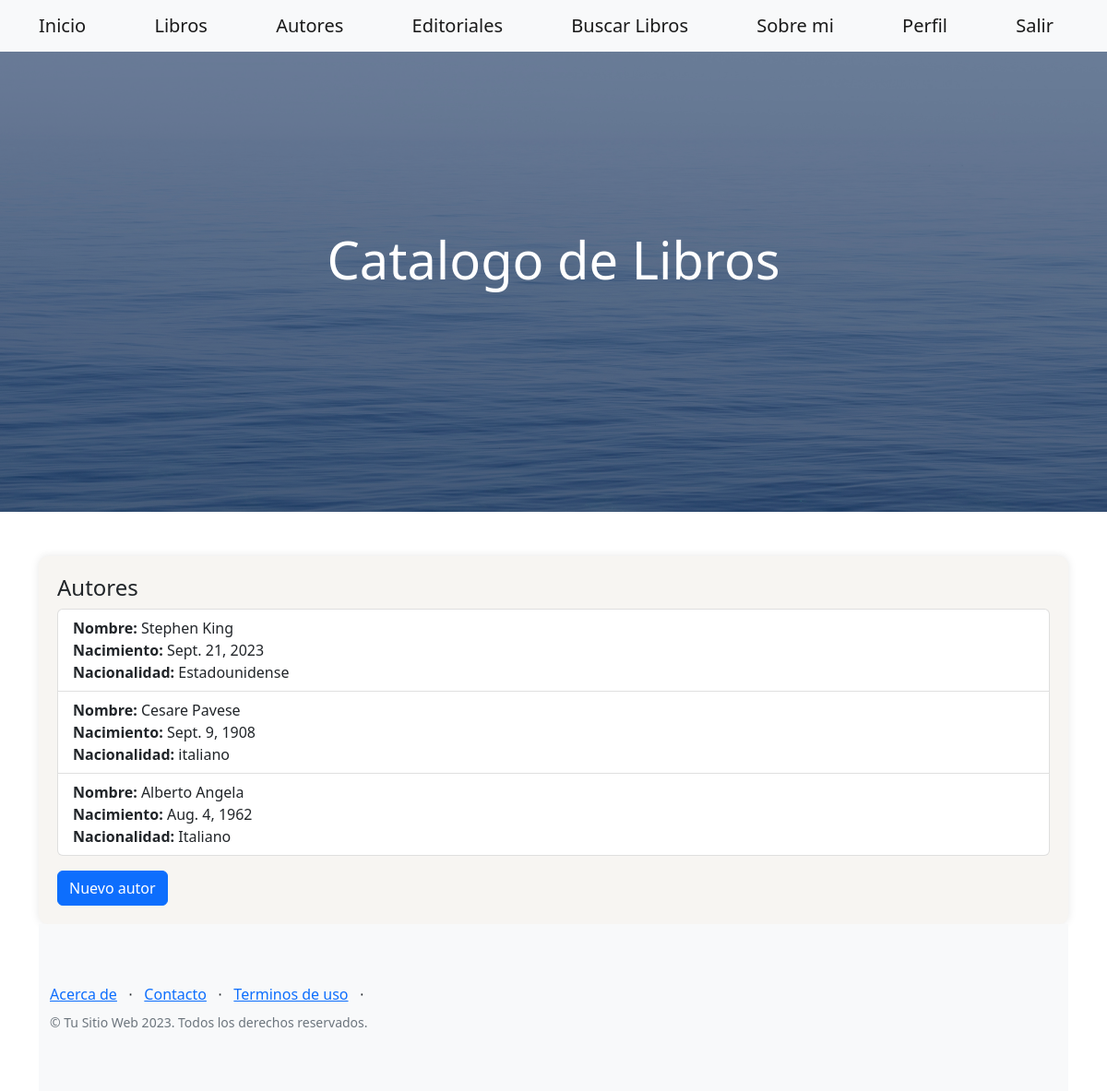
The app's page /AppLibros/autores/ (signed in), older data.
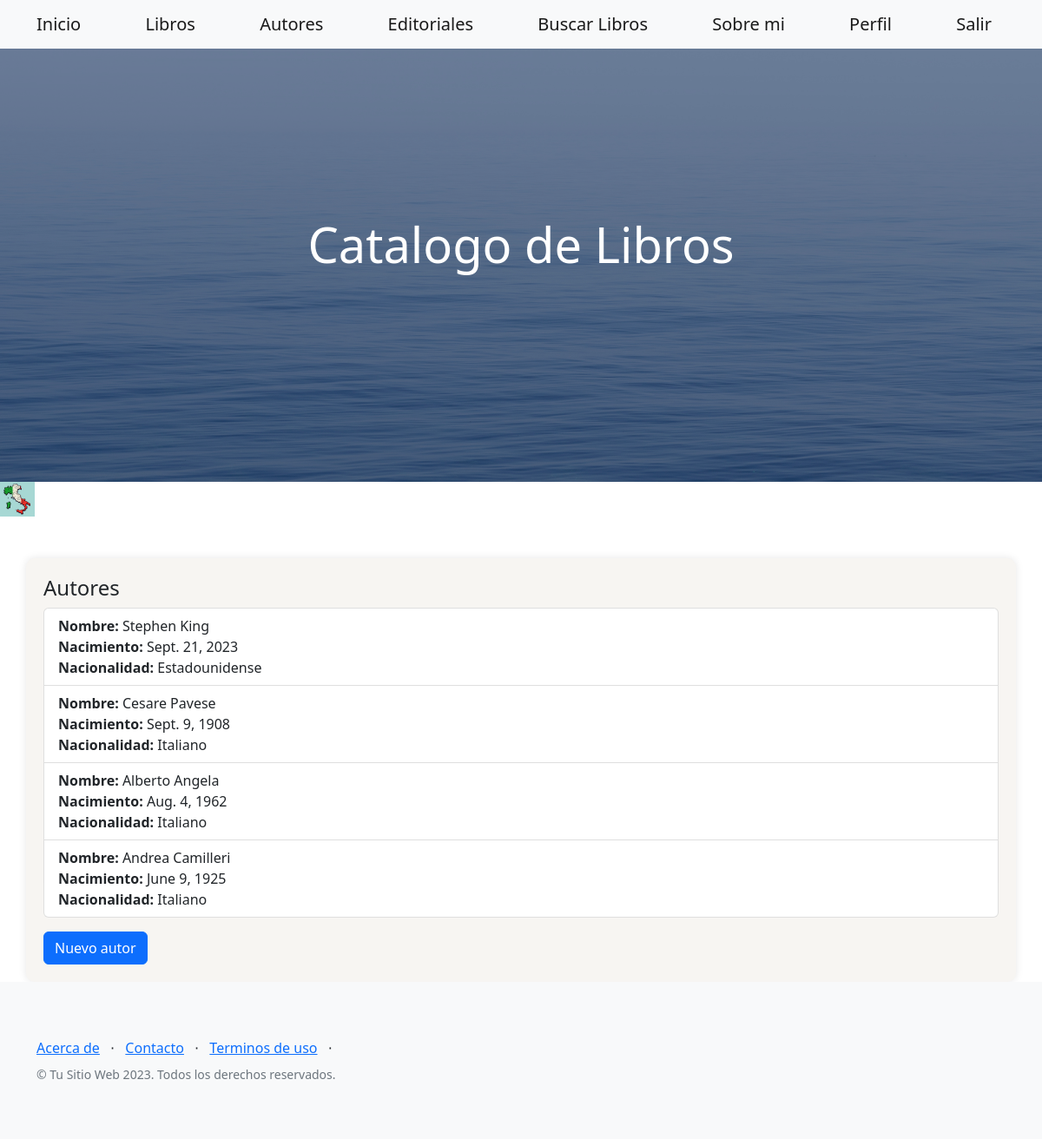
The same page, newer data.
### AppLibros/models.py (models this page shows, shortened)
class Autor(models.Model):
    nombre = models.CharField(max_length=50)
    fecha_nacimiento = models.DateField()
    nacionalidad = models.CharField(max_length=50)

class Avatar(models.Model):
    user = models.OneToOneField(User, on_delete=models.CASCADE)
    imagen = models.ImageField(upload_to='avatares', null=True, blank = True)

### AppLibros/views.py (the view)
# urls.py: path('AppLibros/autores/', views.autores, name='autores'),
def autores(request):
    autores = Autor.objects.all()
    return render(request, 'autores.html', {'autores': autores})

### AppLibros/templates/autores.html
{% extends 'index.html' %}
{% block content %}
    <div class="container mt-5" style="background-color: #f7f5f2; padding: 20px; border-radius: 10px; box-shadow: 0 0 10px rgba(0, 0, 0, 0.1);">
        <h4>Autores</h4>
        <ul class="list-group">
            {% for autor in autores %}
                <li class="list-group-item">
                    <strong>Nombre: </strong> {{ autor.nombre }}<br>
                    <strong>Nacimiento: </strong> {{ autor.fecha_nacimiento }}<br>
                    <strong>Nacionalidad: </strong> {{ autor.nacionalidad }}<br>
                </li>
            {% endfor %}
        </ul>
        <a href="http://127.0.0.1:8000/AppLibros/agregar_autor/" class="btn btn-primary mt-3">Nuevo autor</a>
    </div>
{% endblock %}

### AppLibros/templates/index.html (shortened to what this page needs)
<!DOCTYPE html>
<html lang="en">
<head>
    {% load static %}
    <link href="https://cdn.jsdelivr.net/npm/bootstrap-icons@1.5.0/font/bootstrap-icons.css" rel="stylesheet" type="text/css" />
    <link href="{% static 'css/styles.css' %}" rel="stylesheet"/>
    <link rel="stylesheet" href="https://cdn.jsdelivr.net/npm/bootstrap@5.3.0/dist/css/bootstrap.min.css">
</head>
<body>
<nav class="navbar navbar-light bg-light static-top">
    <div class="container">
        <a class="navbar-brand" href="http://127.0.0.1:8000/">Inicio</a>
        <a class="navbar-brand" href="http://127.0.0.1:8000/libros">Libros</a>
        <a class="navbar-brand" href="http://127.0.0.1:8000/AppLibros/autores/">Autores</a>
        <a class="navbar-brand" href="http://127.0.0.1:8000/AppLibros/editoriales/">Editoriales</a>
        <a class="navbar-brand" href="http://127.0.0.1:8000/AppLibros/buscar_libros/">Buscar Libros</a>
        <a class="navbar-brand" href="http://127.0.0.1:8000/acerca_de_mi/">Sobre mi</a>
           {% if user.is_authenticated %}
        <a class="navbar-brand" href="{% url 'view_profile' %}">Perfil</a>
        <a class="navbar-brand" href="http://127.0.0.1:8000/logout/">Salir</a>
    {% else %}
        <a class="navbar-brand" href="http://127.0.0.1:8000/login/">Entrar</a>
         <a class="navbar-brand" href="http://127.0.0.1:8000/registro/">Registrarse</a>
    {% endif %}
    </div>
</nav>
<header class="masthead">
    <div class="container position-relative">
        <div class="row justify-content-center">
            <div class="col-xl-6">
                <div class="text-center text-white">
                    <h2 class="display-4 font-weight-bold mb-5">Catalogo de Libros</h2>
                </div>
            </div>
        </div>
    </div>
</header>
<div class="container position-relative">
{% if request.user.avatar %}
    </div>
                    <img src="{{request.user.avatar.imagen.url}}" alt="" height="40px">
                {% endif %}
{% block content %} {% endblock %}
<footer class="footer bg-light">
    <div class="container">
        <div class="row">
            <div class="col-lg-6 h-100 text-center text-lg-start my-auto">
                <ul class="list-inline mb-2">
                    <li class="list-inline-item"><a href="#!">Acerca de</a></li>
                    <li class="list-inline-item">⋅</li>
                    <li class="list-inline-item"><a href="#!">Contacto</a></li>
                    <li class="list-inline-item">⋅</li>
                    <li class="list-inline-item"><a href="#!">Terminos de uso</a></li>
                    <li class="list-inline-item">⋅</li>
                </ul>
                <p class="text-muted small mb-4 mb-lg-0">&copy; Tu Sitio Web 2023. Todos los derechos reservados.</p>
            </div>
        </div>
    </div>
    <link rel="stylesheet" href="https://cdn.jsdelivr.net/npm/bootstrap@5.2.3/dist/css/bootstrap.min.css">
</footer>
</body>
</html>

### AppLibros/templates/index.html (style rules this page uses)
.navbar-brand, .navbar-nav .nav-link { color: #7e7363; }

Row changes from the older to the newer data that the page shows:
changed Autor "Cesare Pavese": nacionalidad "italiano" → "Italiano"
added Autor: nombre "Andrea Camilleri", fecha_nacimiento "June 9, 1925", nacionalidad "Italiano"
